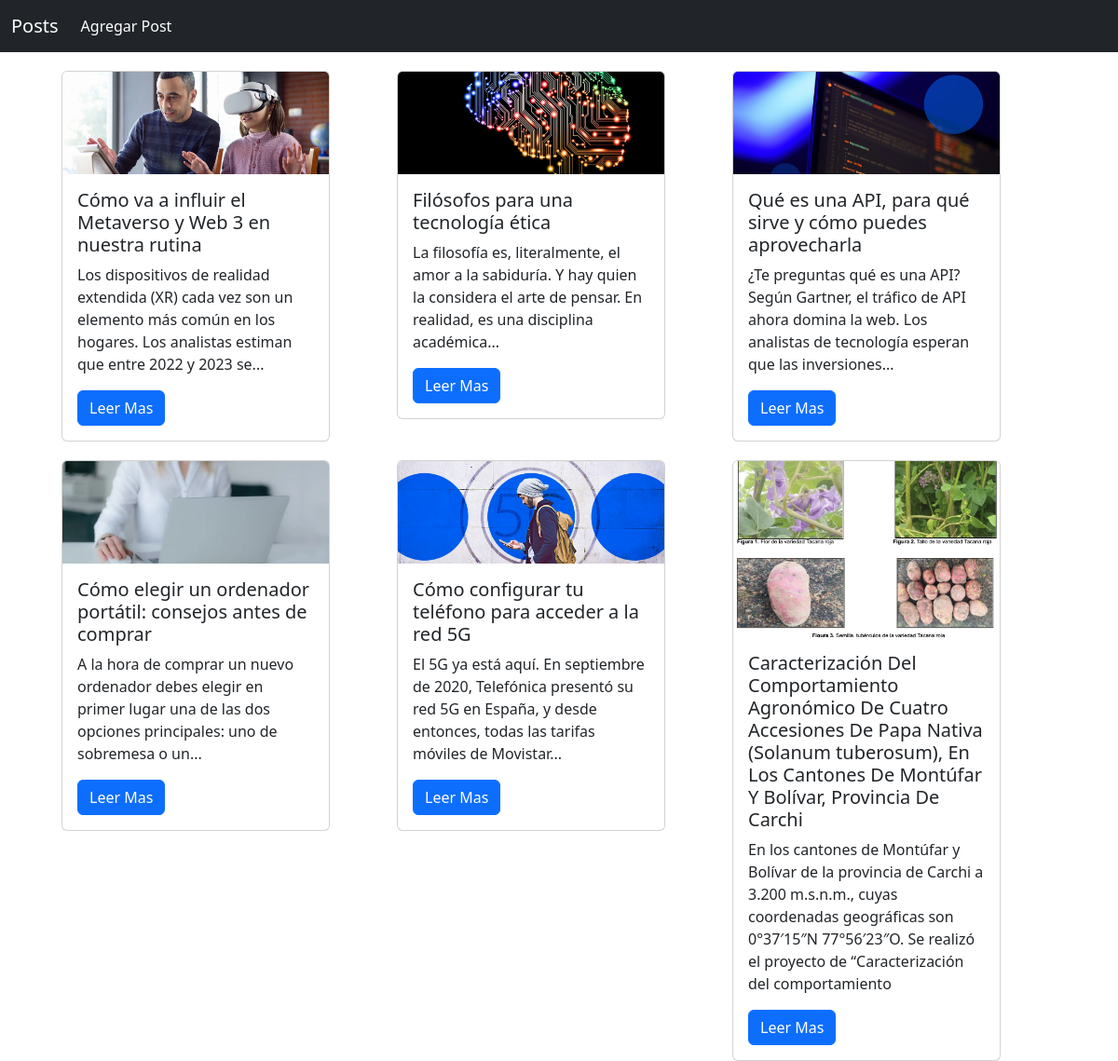
The page / on the database its author committed.
### Posts/models.py (models this page shows, shortened)
class Post(models.Model):
    title = models.CharField(max_length=200)
    subtitulo = models.CharField(max_length=200, null=True, blank=True)
    description = RichTextUploadingField(null=True, blank=True)
    imagen_portada = models.ImageField(null=True, blank=True, default="default.png")
    id = models.UUIDField(default=uuid.uuid4, unique=True, primary_key=True, editable=False)

### Posts/views.py (the view)
# urls.py: 2. Add a URL to urlpatterns:  path('', views.home, name='home')
def home(request):
    posts = Post.objects.all()
    context = {'posts':posts}
    return render(request, 'Posts/post_page.html', context)

### Posts/templates/Posts/post_page.html
{% extends 'main.html'%}
{% block content %}
<div class="container">
    <div class="row row-cols-auto">
        {% for post in posts%}
        <div class="col">
            <div class="card" style="width: 18rem;">
                <img src="{{post.imagen_portada.url}}" class="card-img-top" alt="...">
                <div class="card-body">
                  <h5 class="card-title">{{post.title}}</h5>
                  <p class="card-text">{{post.subtitulo}}</p>
                  <a href="{% url 'post' post.id %}" class="btn btn-primary">Leer Mas</a>
                </div>
              </div>
            </div>
        {% endfor %}
    </div>
</div>
{% endblock content %}

### templates/main.html (shortened to what this page needs)
<!DOCTYPE html>
{% load static %}
<html lang="en">
<head>
    <link rel="stylesheet" href="{% static 'css/bootstrap.css'%}">
</head>
<body>
    {% include 'navbar.html' %}
    {% block content %}
    {% endblock content %}
</body>
</html>

### templates/navbar.html (shortened to what this page needs)
<nav class="navbar navbar-expand-lg navbar-dark bg-dark">
    <div class="container-fluid">
      <a class="navbar-brand" href="{% url 'home' %}">Posts</a>
      <div class="collapse navbar-collapse" id="navbarNav">
        <ul class="navbar-nav">
          <li class="nav-item">
            <a class="nav-link active" aria-current="page" href="{% url 'formPost' %}">Agregar Post</a>
          </li>
        </ul>
      </div>
    </div>
  </nav>

### rows shown on the page
Post: imagen_portada (picture), title "Cómo va a influir el Metaverso y Web 3 en nuestra rutina", subtitulo "Los dispositivos de realidad extendida (XR) cada vez son un elemento más común en los hogares. Los analistas estiman que entre 2022 y 2023 se..."
Post: imagen_portada (picture), title "Filósofos para una tecnología ética", subtitulo "La filosofía es, literalmente, el amor a la sabiduría. Y hay quien la considera el arte de pensar. En realidad, es una disciplina académica..."
Post: imagen_portada (picture), title "Qué es una API, para qué sirve y cómo puedes aprovecharla", subtitulo "¿Te preguntas qué es una API? Según Gartner, el tráfico de API ahora domina la web. Los analistas de tecnología esperan que las inversiones..."
Post: imagen_portada (picture), title "Cómo elegir un ordenador portátil: consejos antes de comprar", subtitulo "A la hora de comprar un nuevo ordenador debes elegir en primer lugar una de las dos opciones principales: uno de sobremesa o un..."
Post: imagen_portada (picture), title "Cómo configurar tu teléfono para acceder a la red 5G", subtitulo "El 5G ya está aquí. En septiembre de 2020, Telefónica presentó su red 5G en España, y desde entonces, todas las tarifas móviles de Movistar..."
Post: imagen_portada (picture), title "Caracterización Del Comportamiento Agronómico De Cuatro Accesiones De Papa Nativa (Solanum tuberosum), En Los Cantones De Montúfar Y Bolívar, Provincia De Carchi", subtitulo "En los cantones de Montúfar y Bolívar de la provincia de Carchi a 3.200 m.s.n.m., cuyas coordenadas geográficas son 0°37′15″N 77°56′23″O. Se realizó el proyecto de “Caracterización del comportamiento"
